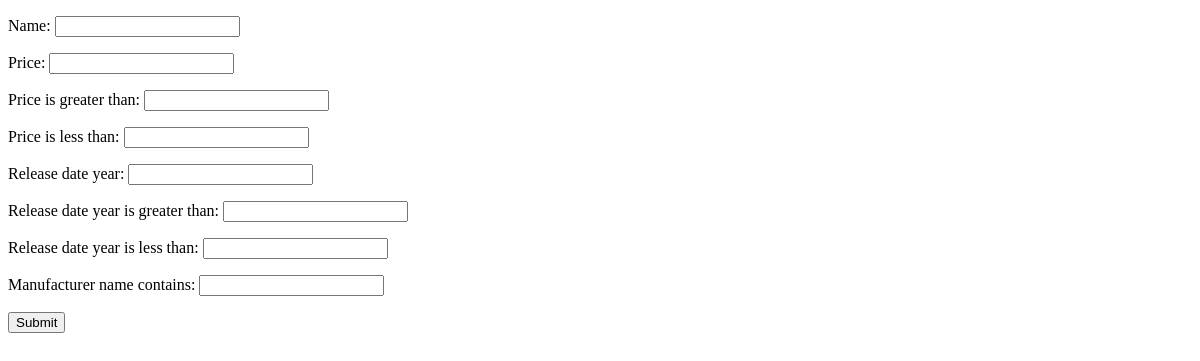
Before: /django_filter/list_1/ with the older database file.
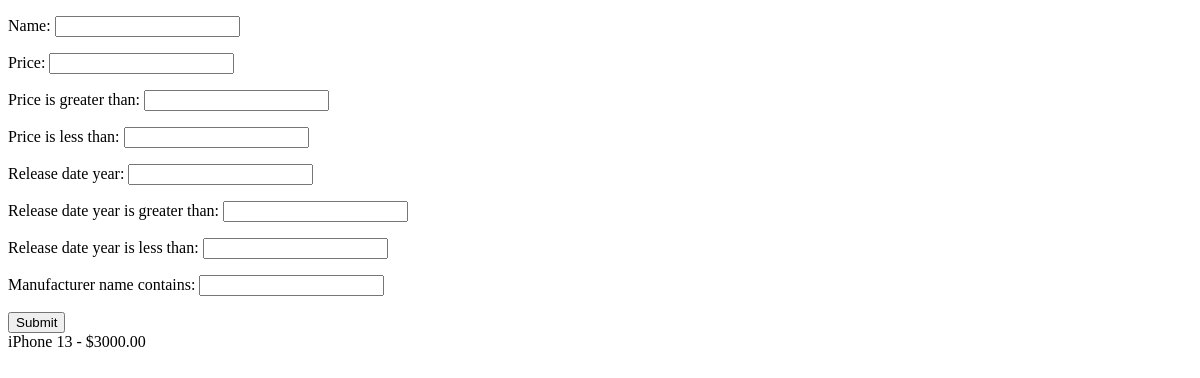
After: the same page with the newer database file.
### app_django_filter/models.py (models this page shows, shortened)
class Product(models.Model):
    name = models.CharField(max_length=255)
    price = models.DecimalField(max_digits=10, decimal_places=2)
    description = models.TextField()
    release_date = models.DateField()
    manufacturer = models.ForeignKey(
        Manufacturer, on_delete=models.CASCADE)

### app_django_filter/views.py (the view)
# urls.py: path('list_1/', product_list),
def product_list(request):
    f = ProductFilter(request.GET, queryset=Product.objects.all())
    return render(request, 'app_django_filter/template.html', {'filter': f})

### templates/app_django_filter/template.html
{% extends "app_django_filter/base.html" %}
{% block content %}
<form method="get">
	{{ filter.form.as_p }}
	<input type="submit"/>
</form>
{% for obj in filter.qs %}
{{ obj.name }} - ${{ obj.price }}<br/>
{% endfor %}
{% endblock %}

Changed rows visible on the page:
added Product: name "iPhone 13", price "3000.00"
